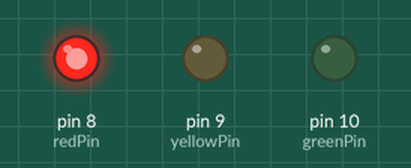
This sketch was run on a simulated Arduino Uno, built with avr-gcc and run on an emulated ATmega328P. Parts: output pins drawn as LEDs (lit = HIGH).

Above: at 1.0 s.
At 2.2 s:
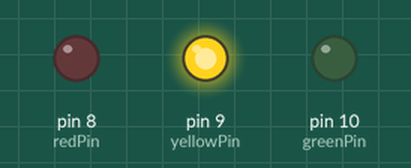
At 3.5 s:
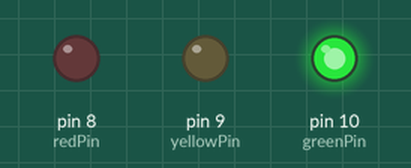
Timing chart, 0 to 6.5 s (numbered marks = the images above):
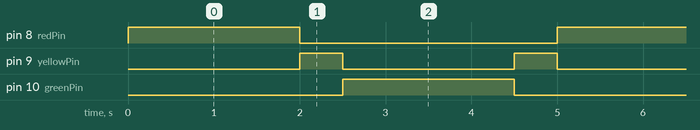

The sketch:

practica_1.ino
```cpp
const int redPin = 8;     // Pin para el LED rojo
const int yellowPin = 9;  // Pin para el LED amarillo
const int greenPin = 10;   // Pin para el LED verde

void setup() {
  pinMode(redPin, OUTPUT);
  pinMode(yellowPin, OUTPUT);
  pinMode(greenPin, OUTPUT);
}

void loop() {
  // Estado de semáforo: Rojo
  digitalWrite(redPin, HIGH);
  digitalWrite(yellowPin, LOW);
  digitalWrite(greenPin, LOW);
  delay(2000);  // Espera 2 segundos

  // Estado de semáforo: Amarillo
  digitalWrite(redPin, LOW);
  digitalWrite(yellowPin, HIGH);
  digitalWrite(greenPin, LOW);
  delay(500);  // medio segundo el amarillo

  // Estado de semáforo: Verde
  digitalWrite(redPin, LOW);
  digitalWrite(yellowPin, LOW);
  digitalWrite(greenPin, HIGH);
  delay(2000);  // Espera 2 segundos

  // Estado de semáforo: Amarillo
  digitalWrite(redPin, LOW);
  digitalWrite(yellowPin, HIGH);
  digitalWrite(greenPin, LOW);
  delay(500); // Espera medio segundo
}
```

Measured:
- by itself, pin 8 (redPin), pin 10 (greenPin): alternates HIGH for 2.0 s and LOW for 3.0 s
- by itself, pin 9 (yellowPin): alternates HIGH for 0.50 s and LOW for 2.0 s
- by itself, everything shown: repeats every 5.0 s, in 4 steps
